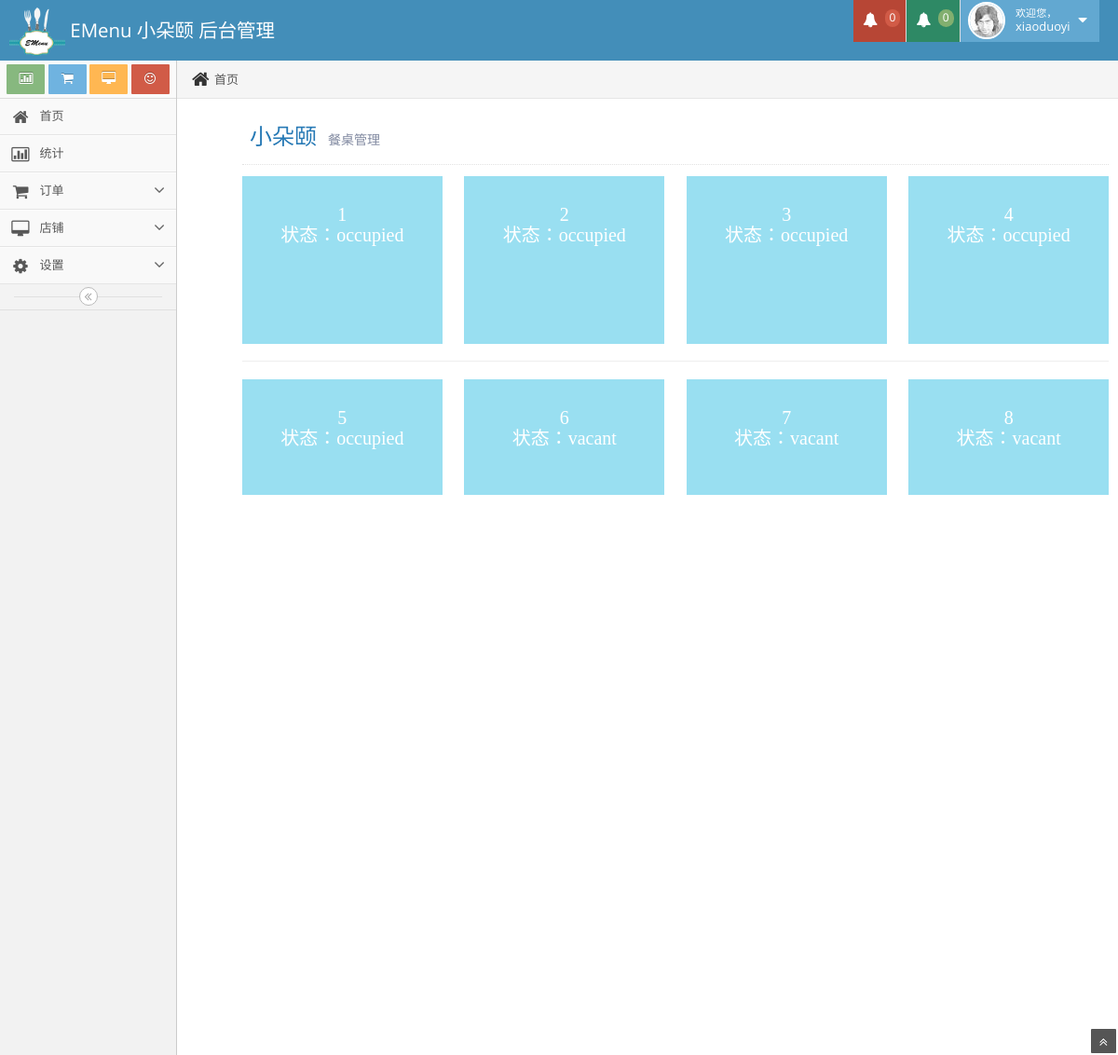
The app's page /index.php/WebPage/mainpage (signed in) with its own data.
### tables this page shows
CREATE TABLE IF NOT EXISTS `restaurant` (
  `restaurant_id` int(11) NOT NULL AUTO_INCREMENT COMMENT '餐厅id',
  `name` varchar(50) NOT NULL COMMENT '餐厅名',
  `address` varchar(200) NOT NULL COMMENT '地址',
  `phone` varchar(15) NOT NULL COMMENT '电话',
  `description` text NOT NULL COMMENT '描述',
  `type` varchar(50) NOT NULL COMMENT '类型',
  `account_id` int(11) NOT NULL COMMENT '用户id',
  `menu_id` int(11) NOT NULL COMMENT '菜单id',
  `picture_id` int(11) NOT NULL COMMENT '图片id',
  PRIMARY KEY (`restaurant_id`),
  KEY `menu_id` (`menu_id`)
);

CREATE TABLE IF NOT EXISTS `account` (
  `account_id` int(11) NOT NULL AUTO_INCREMENT COMMENT '用户id',
  `username` varchar(20) NOT NULL COMMENT '用户名',
  `password` varchar(20) NOT NULL COMMENT '密码',
  `email` varchar(40) NOT NULL COMMENT '邮箱',
  `question` varchar(50) NOT NULL COMMENT '问题',
  `answer` varchar(50) NOT NULL COMMENT '答案',
  `status` varchar(20) NOT NULL COMMENT '状态',
  `restaurant_id` int(11) NOT NULL COMMENT '餐厅id',
  PRIMARY KEY (`account_id`)
);

CREATE TABLE IF NOT EXISTS `table` (
  `table_id` int(11) NOT NULL AUTO_INCREMENT COMMENT '餐桌id',
  `table_no` int(11) NOT NULL COMMENT '餐桌号',
  `table_status` varchar(20) NOT NULL COMMENT '餐桌状态',
  `restaurant_id` int(11) NOT NULL COMMENT '餐厅id',
  `qrcode_id` int(11) NOT NULL COMMENT '二维码id',
  `order_id` int(11) NOT NULL COMMENT '订单id',
  PRIMARY KEY (`table_id`),
  KEY `restaurant_id` (`restaurant_id`),
  KEY `qrcode_id` (`qrcode_id`)
);

### application/controllers/WebPage.php (called while the page is built, shortened)
<?php
class WebPage extends base{
	public function __construct()
	{
		$this->load->model('Management_Model');
	}
	function mainpage()
	{
		$this->load->view('index');
	}
}

### index.php (called while the page is built, shortened)
<?php
require_once BASEPATH.'core/CodeIgniter.php';

### application/models/management_model.php (called while the page is built, shortened)
<?php
class Management_Model extends CI_Model
{
	function select_row($id,$table)
	{
		if($table == "qrcode")
		{
			$idname = "qrcode_data";
		}
		else
		{
			$idname = $table."_id";
		}
		$this->db->where($idname,$id);
		$this->db->select('*');
		$arr = $this->db->get($table);
		return $arr;
	}
	function select_specialrow($idname,$id,$table)
	{
		$this->db->where($idname,$id);
		$this->db->select('*');
		$arr = $this->db->get($table);
		return $arr;
	}
}

### application/views/index.php (the view, shortened to what this page needs)
<!DOCTYPE html>
<html xmlns="http://www.w3.org/1999/xhtml">
    <?php include ('head.php'); ?>
    <body>
        <?php
            include ('navbar.php');
        ?>
        <div class="main-container" id="main-container">
            <div class="main-container-inner">
                <?php
                    include ('sidebar.php');
                ?>
                <div class="main-content">
                    <div class="breadcrumbs" id="breadcrumbs">
                        <ul class="breadcrumb">
                            <i class="icon-home home-icon">
                            </i>
                            <li class="active">
                                首页
                            </li>
                        </ul>
                    </div>
                    <div class="page-content">
                        <div class="span10 content borBox" style="height: 417px; display: block;">
                            <div class="page-header">
                                <h1 class="hBig">
                                    <?php
                                        echo $restaurantname;
                                    ?>
                                    <small>
                                        餐桌管理
                                    </small>
                                </h1>
                            </div>
                            <?php
                                $tablearr = $this->Management_Model->select_specialrow('restaurant_id',$restaurantid,'table');
                                if(count($tablearr->result())>=4)
                                {
                                    $len = count($tablearr->result())-count($tablearr->result())%4;
                                    for($i=0;$i<$len;$i++)
                                    {
                                        if($i%4==0)
                                        {
                                            echo "<div class='row-fluid boxMenu'>";
                                            echo "<div class='span3 box' data-target='jobs'>";
                                            echo "<a href='/orderonline/index.php/WebPage/tableorder?tableid=".$tablearr->result()[$i]->table_id."'>";
                                            echo "<div class='box_click'><h1>".$tablearr->result()[$i]->table_no."</br>状态：".$tablearr->result()[$i]->table_status."</h1></div></a></div>";
                                        }
                                        if($i%4==3)
                                        {
                                            echo "<div class='span3 box' data-target='jobs'>";
                                            echo "<a href='/orderonline/index.php/WebPage/tableorder?tableid=".$tablearr->result()[$i]->table_id."'>";
                                            echo "<div class='box_click'><h1>".$tablearr->result()[$i]->table_no."</br>状态：".$tablearr->result()[$i]->table_status."</h1></div></a></div>";
                                            echo "</div><hr>";
                                        }
                                        if($i%4==1)
                                        {
                                            echo "<div class='span3 box'>";
                                            echo "<a href='/orderonline/index.php/WebPage/tableorder?tableid=".$tablearr->result()[$i]->table_id."'>";
                                            echo "<div class='box_click'><h1>".$tablearr->result()[$i]->table_no."</br>状态：".$tablearr->result()[$i]->table_status."</h1></div></a></div>";
                                        }
                                        if($i%4==2)
                                        {
                                            echo "<div class='span3 box'>";
                                            echo "<a href='/orderonline/index.php/WebPage/tableorder?tableid=".$tablearr->result()[$i]->table_id."'>";
                                            echo "<div class='box_click'><h1>".$tablearr->result()[$i]->table_no."</br>状态：".$tablearr->result()[$i]->table_status."</h1></div></a></div>";
                                        }
                                    }
                                }
                                echo "</div><hr>";
                            ?>
                        </div>
                    </div>
                </div>
            </div>
        <a href="#" id="btn-scroll-up" class="btn-scroll-up btn btn-sm btn-inverse">
            <i class="icon-double-angle-up icon-only bigger-110">
            </i>
        </a>
    </body>
</html>

### application/views/head.php (shortened to what this page needs)
<head>
    <link rel="stylesheet" type="text/css" href="/orderonline/public/assets/2514499d/gridview/styles.css" />
    <link href="/orderonline/public/ace/css/bootstrap.min.css" rel="stylesheet" />
    <link rel="stylesheet" href="/orderonline/public/ace/css/font-awesome.min.css" />
    <link rel="stylesheet" href="/orderonline/public/ace/css/jquery-ui-1.10.3.full.min.css" />
    <link rel="stylesheet" href="/orderonline/public/ace/css/chosen.css" />
    <link rel="stylesheet" href="/orderonline/public/ace/css/datepicker.css" />
    <link rel="stylesheet" href="/orderonline/public/ace/css/bootstrap-timepicker.css" />
    <link rel="stylesheet" href="/orderonline/public/ace/css/daterangepicker.css" />
    <link rel="stylesheet" href="/orderonline/public/ace/css/colorpicker.css" />
    <link rel="stylesheet" href="/orderonline/public/ace/css/ace-fonts.css" />
    <link rel="stylesheet" href="/orderonline/public/ace/css/ace.min.css" />
    <link rel="stylesheet" href="/orderonline/public/ace/css/ace-rtl.min.css" />
    <link rel="stylesheet" href="/orderonline/public/ace/css/ace-skins.min.css" />
    <link rel="stylesheet" type="text/css" href="/orderonline/public/ace/css/bootstrap-responsive.min.css">
    <link rel="stylesheet" type="text/css" href="/orderonline/public/ace/css/style.css">
</head>

### application/views/navbar.php (shortened to what this page needs)
<div class="navbar navbar-default" id="navbar">
    <div class="navbar-container" id="navbar-container">
        <div class="navbar-header pull-left">
            <a href="/orderonline/index.php/WebPage/mainpage" class="navbar-brand" style="padding: 5px 0 0 0;">
                <small>
                    <img src="/orderonline/public/img/logo_38.png">
						EMenu
                    <?php
                        if (!isset($_SESSION['accountid'])) {
                        }
                        else
                        {
                            $accountid=$_SESSION['accountid'];
                            $accountarr = $this->Management_Model->select_row($accountid,'account');
                            $restaurantid = $accountarr->result()[0]->restaurant_id;
                            $accountname = $accountarr->result()[0]->username;
                            $restaurantarr = $this->Management_Model->select_row($restaurantid,'restaurant');
                            $restaurantname = $restaurantarr->result()[0]->name;
                        }
                            echo $restaurantname;
                    ?>
                        后台管理
                </small>
            </a>
        </div>
        <div class="navbar-header pull-right" role="navigation">
            <ul class="nav ace-nav">
                <li class="red">
                    <a data-toggle="dropdown" class="dropdown-toggle" href="#">
                        <i class="icon-bell-alt icon-animated-bell"></i>
                        <span class="badge badge-important oatnum redalert">0</span>
                    </a>
                </li>
                <li class="green">
                    <a data-toggle="dropdown" class="dropdown-toggle" href="#">
                        <i class="icon-bell-alt icon-animated-bell"></i>
                        <span class="badge badge-success">0</span>
                    </a>
                </li>
                <li class="light-blue">
                    <a data-toggle="dropdown" href="#" class="dropdown-toggle">
                        <img class="nav-user-photo" src="/orderonline/public/ace/avatars/user.jpg" alt="Jason's Photo" />
                        <span class="user-info">
                            <small>欢迎您，</small>
                            <?php
                                echo $accountname;
                            ?>							</span>
                        <i class="icon-caret-down"></i>
                    </a>
                </li>
            </ul>
        </div>
    </div>
</div>

### application/views/sidebar.php (shortened to what this page needs)
<div class="sidebar" id="sidebar">
    <div class="sidebar-shortcuts" id="sidebar-shortcuts">
        <div class="sidebar-shortcuts-large" id="sidebar-shortcuts-large">
            <a class="btn btn-success" href="#statistics_chartrevenue">
                <i class="icon-bar-chart"></i>
            </a>
            <a class="btn btn-info" href="/orderonline/index.php/WebPage/tableorder">
                <i class="icon-shopping-cart"></i>
            </a>
            <a class="btn btn-warning" href="#shop">
                <i class="icon-desktop"></i>
            </a>
            <a class="btn btn-danger" href="#pay">
                <i class="icon-smile"></i>
            </a>
        </div>
    </div>
    <ul class="nav nav-list">
        <li>
            <a href="/orderonline/index.php/WebPage/mainpage">
                <i class="icon-home"></i>
                <span class="menu-text">首页</span>
            </a>
        </li>
        <li>
            <a href="/orderonline/index.php/WebPage/statistic">
                <i class="icon-bar-chart"></i>
                <span class="menu-text">统计</span>
            </a>
        </li>
        <li>
            <a href="#" class="dropdown-toggle">
                <i class="icon-shopping-cart"></i>
                <span class="menu-text">订单</span>
                <b class="arrow icon-angle-down"></b>
            </a>
        </li>
        <li>
            <a href="#" class="dropdown-toggle">
                <i class="icon-desktop"></i>
                <span class="menu-text">店铺</span>
                <b class="arrow icon-angle-down"></b>
            </a>
        </li>
        <li>
            <a href="#" class="dropdown-toggle">
                <i class="icon-gear"></i>
                <span class="menu-text">设置</span>
                <b class="arrow icon-angle-down"></b>
            </a>
        </li>
    </ul>
    <div class="sidebar-collapse" id="sidebar-collapse">
        <i class="icon-double-angle-left" data-icon1="icon-double-angle-left" data-icon2="icon-double-angle-right"></i>
    </div>
</div>

### public/ace/css/style.css (style rules this page uses)
body { background-repeat:repeat; background-color:rgb(251,251,251); }
.content { background-color:rgba(235,235,235,0); padding:20px; font-family:"OpenSansLight"; overflow-y:scroll; }
hr { margin: 18px 0; border: 0; border-top: 1px solid #eeeeee; border-bottom: 1px solid #ffffff; }
.borBox { -webkit-box-sizing:border-box; -moz-box-sizing:border-box; -ms-box-sizing:border-box; -o-box-sizing:border-box; box-sizing:border-box; }
.btn { -webkit-border-radius:1px; -moz-border-radius:1px; border-radius:1px; font-family:"OpenSansRegular"; }
.page-header { margin-top:0; padding-top:0; }
.hBig { font-family:"OpenSansLight"; font-size:22px; color:rgba(0,175,219,1); font-weight:lighter; }
.hBig small { font-family:"OpenSansLight"; font-size:18px; color:rgba(0,0,0,0.4); }
.box { background-color:rgba(0,175,219,0.4); height:180px; cursor:pointer; -webkit-transition:background .2s ease-in-out; -moz-transition:background .2s ease-in-out; -ms-transition:background .2s ease-in-out; -o-transition:background .2s ease-in-out; transition:background .2s ease-in-out; }
.box h1 { margin-top:14%; font-size:20px; color:#FFF; font-family:"OpenSansLight"; text-align:center; font-weight:lighter; }
h1,h2,h3,h4,h5,h6 { font-weight:lighter; }
h1,h2,h3,h4 { font-weight:lighter; }

### application/views/head.php (style rules this page uses)
.box_click { width: 100%; height: 100%; }

### records on screen
restaurant: name "小朵颐"
account: username "xiaoduoyi"
table: table_no "1", table_status "occupied"
table: table_no "2", table_status "occupied"
table: table_no "3", table_status "occupied"
table: table_no "4", table_status "occupied"
table: table_no "5", table_status "occupied"
table: table_no "6", table_status "vacant"
table: table_no "7", table_status "vacant"
table: table_no "8", table_status "vacant"
